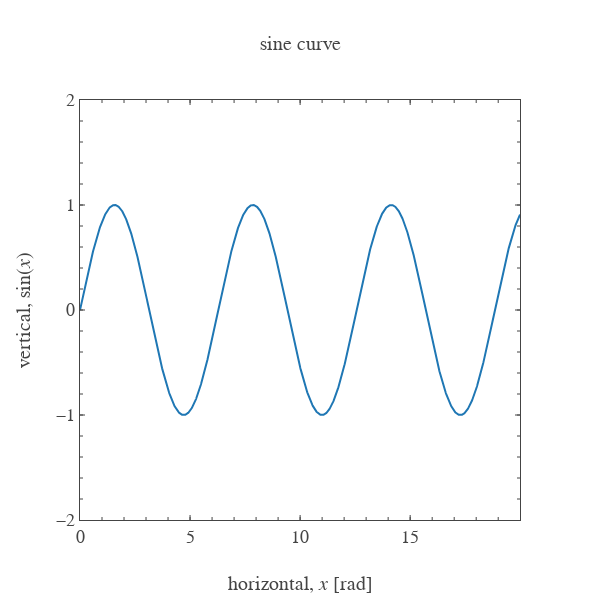

Notebook source saved alongside this figure:
### Markdown cell above
Note that `tk_plot_utils.plotly.layout` is a dictionary from which `plotly.graph_objs.Layout` is constructed when plotting.

### Code cell
plt.scatter(data).show()

### Figure 1 — Plotly figure (JSON) as saved in the notebook; plotly's stock layout.template omitted (floating-point values rounded to 4 significant figures; data arrays with more than 128 entries replaced by an {"elided": "..."} marker saying what was removed)
{"data": [{"type": "scatter", "uid": "726f1334-d634-4d42-ba6e-29afd3044d24", "x": {"elided": "2000 float values"}, "y": {"elided": "2000 float values"}}, {"type": "scatter", "uid": "957416c8-037d-495c-9cb6-601ae22516d2", "visible": false, "xaxis": "x100", "yaxis": "y100"}], "layout": {"font": {"family": "Arial", "size": 18}, "height": 600, "title": "sine curve", "titlefont": {"family": "Arial", "size": 20}, "width": 600, "xaxis": {"dtick": 5, "hoverformat": ".f", "mirror": "ticks", "range": [0, 19.99], "showgrid": false, "showline": true, "showticklabels": true, "ticklen": 5, "ticks": "inside", "title": "horizontal, <i>x</i> [rad]", "titlefont": {"family": "Arial", "size": 20}, "zeroline": false}, "xaxis100": {"dtick": 1, "mirror": "ticks", "overlaying": "x", "range": [0, 19.99], "scaleanchor": "x", "showgrid": false, "showline": false, "showticklabels": false, "ticklen": 3, "ticks": "inside", "zeroline": false}, "yaxis": {"dtick": 1, "hoverformat": ".f", "mirror": "ticks", "range": [-2, 2], "showgrid": false, "showline": true, "showticklabels": true, "ticklen": 5, "ticks": "inside", "title": "vertical, <i></i>sin<i></i>(<i>x</i>)<i></i>", "titlefont": {"family": "Arial", "size": 20}, "zeroline": false}, "yaxis100": {"dtick": 0.2, "mirror": "ticks", "overlaying": "y", "range": [-2, 2], "scaleanchor": "y", "showgrid": false, "showline": false, "showticklabels": false, "ticklen": 3, "ticks": "inside", "zeroline": false}}}
